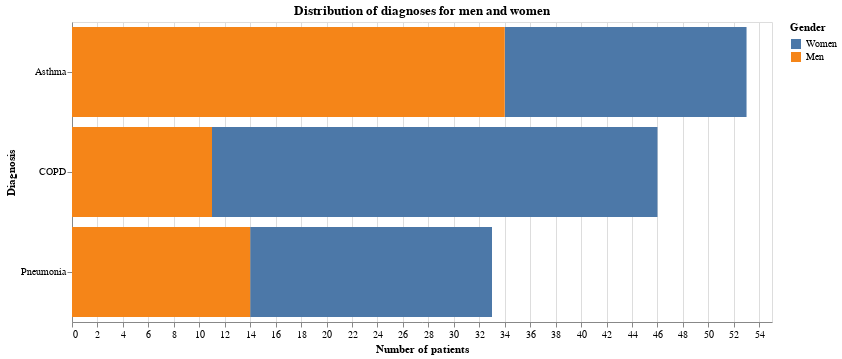

The code cell stored with this chart in its notebook:
### Code cell
# let's visualize the distribution of diagnoses across women and men in stacked bar chart
import altair as alt

# combining dataframes for visualization
combined_df = pd.concat([women_df, men_df])

# creating a stacked bar chart
bars = alt.Chart(combined_df).mark_bar().encode(
    y=alt.Y("Diagnosis:N", axis=alt.Axis(title="Diagnosis")),
    x=alt.X("count():Q", axis=alt.Axis(title="Number of patients")),
    # naming genders in legend instead of numbers
    color=alt.Color('gender:N', legend=alt.Legend(title='Gender', labelExpr="datum.value == 0 ? 'Women' : 'Men'")),
    order=alt.Order("gender:N", sort="descending")
)

bars.properties(
    height=300,
    width=700,
    title='Distribution of diagnoses for men and women'
)

### Figure 1 — Vega-Lite specification as saved in the notebook (floating-point values rounded to 4 significant figures; data arrays with more than 128 entries replaced by an {"elided": "..."} marker saying what was removed)
{"config": {"view": {"continuousWidth": 300, "continuousHeight": 300}}, "data": {"name": "data-42485914891fcf8d99bb4ab6b4a6ed6a"}, "mark": {"type": "bar"}, "encoding": {"color": {"field": "gender", "legend": {"labelExpr": "datum.value == 0 ? 'Women' : 'Men'", "title": "Gender"}, "type": "nominal"}, "order": {"field": "gender", "sort": "descending", "type": "nominal"}, "x": {"aggregate": "count", "axis": {"title": "Number of patients"}, "type": "quantitative"}, "y": {"axis": {"title": "Diagnosis"}, "field": "Diagnosis", "type": "nominal"}}, "height": 300, "title": "Distribution of diagnoses for men and women", "width": 700, "$schema": "https://vega.github.io/schema/vega-lite/v5.15.1.json", "datasets": {"data-42485914891fcf8d99bb4ab6b4a6ed6a": {"elided": "132 records"}}}
